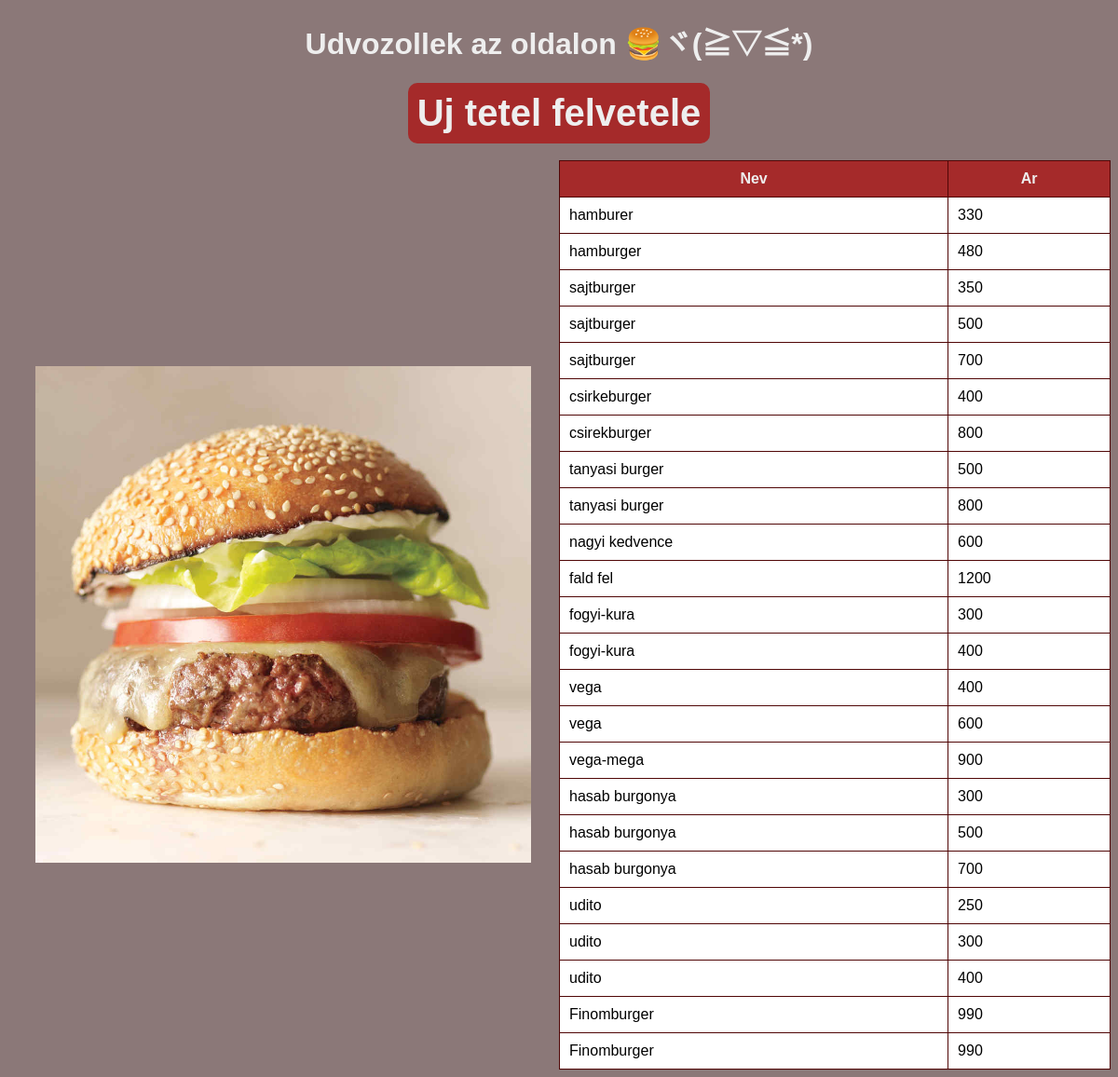
The app's page /doga0201/index.php with its own data.
### tables this page shows
CREATE TABLE `menu` (
  `id` int(11) NOT NULL,
  `nev` varchar(32) NOT NULL,
  `meret` varchar(8) NOT NULL,
  `ar` int(4) DEFAULT NULL
);

### doga0201/index.php (the view, shortened to what this page needs)
<?php
function ConnectDB()
{
    $con = new mysqli('localhost','root','','hamburger');
    return $con;
}
?>
<!DOCTYPE html>
<html>
<head>
    <link rel="stylesheet" href="style.css">
</head>
<body>
    <h1>Udvozollek az oldalon 🍔ヾ(≧▽≦*)</h1>
    <div class="center">
        <a href="ujetel.php">Uj tetel felvetele</a>
    </div>
    <br>
    <div class="main">
        <div class="image">
            <img src="welcome.jpg" alt="hamburger">
        </div>
        <div class="table">
            <?php
            $con = ConnectDB();
            $sql = "SELECT nev, ar FROM menu";
            $result = $con->query($sql);
            if ($result->num_rows > 0) {
                echo "<table><tr><th>Nev</th><th>Ar</th></tr>";
                while($row = $result->fetch_assoc()) {
                    echo "<tr><td>" . $row["nev"]. "</td><td>" . $row["ar"]. "</td></tr>";
                }
                echo "</table>";
            } else {
                echo "Nincs talalat";
            }
            ?>
        </div>
    </div>
</body>
</html>

### doga0201/style.css (style rules this page uses)
* { font-family: Verdana, Arial, Helvetica, sans-serif; }
h1 { text-align: center; }
body { background-color: #8b7878; color: #eee; }
div.main { width: 100%; display: flex; }
div.image { width: 50%; display: flex; margin: auto; justify-content: center; }
div.table { width: 50%; }
img { max-width: 90%; max-height: 100%; }
table, th, td { border: 1px solid #500606; border-collapse: collapse; padding: 10px; }
table { width: 100%; }
th { background-color: brown }
td { background-color: #ffffff;color: black }
a { text-decoration: none; }
a, a:visited { color: #eee; background-color: brown; border-radius: 10px; padding: 10px; font-size: 40px; font-weight: bold; }
div.center { display: flex; justify-content: center; margin: auto; }

### records on screen
menu: nev "hamburer", ar "330"
menu: nev "hamburger", ar "480"
menu: nev "sajtburger", ar "350"
menu: nev "sajtburger", ar "500"
menu: nev "sajtburger", ar "700"
menu: nev "csirkeburger", ar "400"
menu: nev "csirekburger", ar "800"
menu: nev "tanyasi burger", ar "500"
menu: nev "tanyasi burger", ar "800"
menu: nev "nagyi kedvence", ar "600"
menu: nev "fald fel", ar "1200"
menu: nev "fogyi-kura", ar "300"
menu: nev "fogyi-kura", ar "400"
menu: nev "vega", ar "400"
menu: nev "vega", ar "600"
menu: nev "vega-mega", ar "900"
menu: nev "hasab burgonya", ar "300"
menu: nev "hasab burgonya", ar "500"
menu: nev "hasab burgonya", ar "700"
menu: nev "udito", ar "250"
menu: nev "udito", ar "300"
menu: nev "udito", ar "400"
menu: nev "Finomburger", ar "990"
menu: nev "Finomburger", ar "990"
